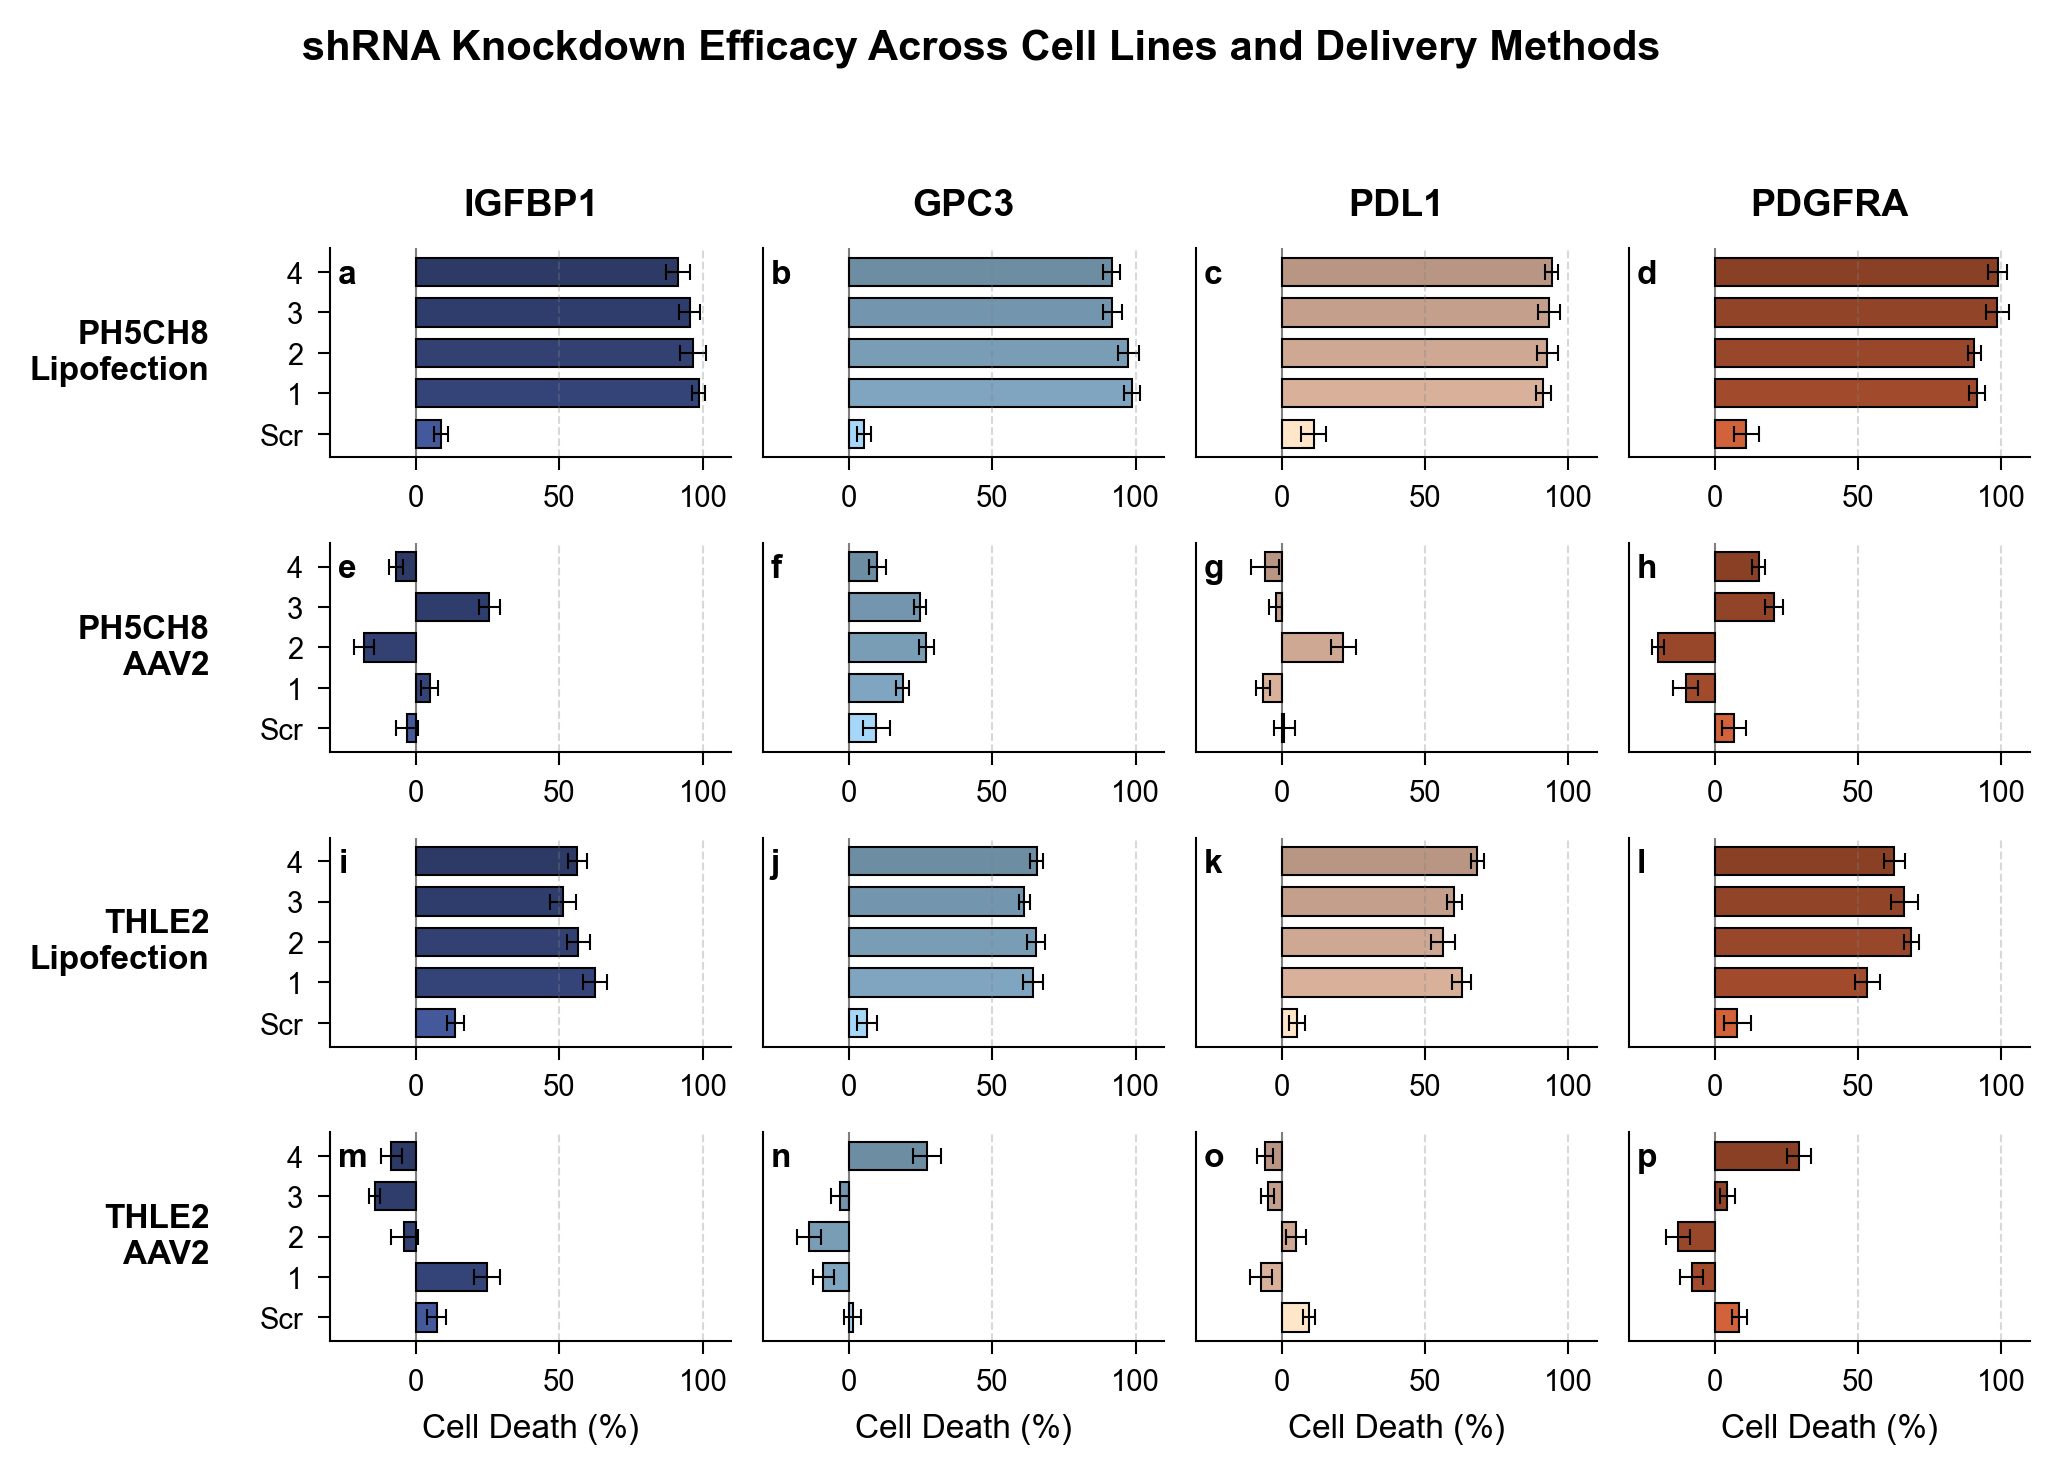

Write Python code to recreate this figure.
#!/usr/bin/env python3
"""
Nature-style horizontal bar plot with transparent background.
Cell lines in rows, genes in columns, clean minimal style.
"""

import pandas as pd
import numpy as np
import matplotlib.pyplot as plt
import matplotlib as mpl
from matplotlib import rcParams
import warnings
warnings.filterwarnings('ignore')

# Try to import cmcrameri for vikO palette
try:
    import cmcrameri.cm as cmc
    HAS_CMCRAMERI = True
except ImportError:
    HAS_CMCRAMERI = False

# Set Nature journal parameters
mpl.rcParams.update({
    "figure.facecolor": "none",  # Transparent background
    "savefig.facecolor": "none",  # Transparent background
    "axes.facecolor": "none",     # Transparent axes
    "font.family": "Arial",
    "font.size": 7,
    "axes.labelsize": 8,
    "axes.titlesize": 9,
    "xtick.labelsize": 7,
    "ytick.labelsize": 7,
    "legend.fontsize": 6,
    "pdf.fonttype": 42,
    "ps.fonttype": 42,
    "svg.fonttype": "none",
})

def minimal_box(ax):
    """Apply minimal Nature styling - only bottom and left spines."""
    ax.set_facecolor("none")  # Transparent background
    # Only show bottom and left spines
    ax.spines['top'].set_visible(False)
    ax.spines['right'].set_visible(False)
    ax.spines['bottom'].set_visible(True)
    ax.spines['left'].set_visible(True)
    ax.spines['bottom'].set_linewidth(0.5)
    ax.spines['left'].set_linewidth(0.5)
    ax.spines['bottom'].set_color("black")
    ax.spines['left'].set_color("black")
    # Ticks only on bottom and left, facing outward
    ax.tick_params(direction="out", length=3, width=0.5, colors="black",
                   top=False, right=False, bottom=True, left=True)
    ax.grid(False)

def get_viko_colors():
    """Get vikO palette colors for each gene."""
    if HAS_CMCRAMERI:
        cmap = cmc.vikO
        colors = {
            'IGFBP1': cmap(0.15),
            'GPC3': cmap(0.35),
            'PDL1': cmap(0.55),
            'PDGFRA': cmap(0.75)
        }
    else:
        # vikO-inspired colors
        colors = {
            'IGFBP1': '#6B0E71',  # Deep purple
            'GPC3': '#2E7BB6',    # Blue
            'PDL1': '#5AAE61',    # Green-teal
            'PDGFRA': '#FC9C54'   # Orange
        }
    return colors

def create_gene_shades(base_color, n_shades):
    """Create shaded variants of a base color."""
    base_rgb = mpl.colors.to_rgb(base_color)
    shades = []
    
    # Scrambled control - lighter
    shades.append(tuple([min(1, c * 1.3) for c in base_rgb]))
    
    # Variants - progressively darker
    for i in range(n_shades - 1):
        factor = 1.0 - (0.15 * i / max(n_shades - 2, 1))
        shades.append(tuple([c * factor for c in base_rgb]))
    
    return shades

def create_horizontal_plots():
    """Create horizontal bar plots with cell lines in rows, genes in columns."""
    
    # Data structure
    genes = ['IGFBP1', 'GPC3', 'PDL1', 'PDGFRA']
    cell_lines = ['PH5CH8', 'THLE2']
    methods = ['Lipofection', 'AAV2']
    variants = ['Scram', '1', '2', '3', '4']
    
    # Get colors
    gene_colors = get_viko_colors()
    
    # Create figure: 4 rows (2 cell lines × 2 methods), 4 columns (genes)
    # Nature double column width
    fig_width = 183 / 25.4  # mm to inches
    fig_height = 120 / 25.4  # Appropriate height for 4 rows
    
    fig, axes = plt.subplots(4, 4, figsize=(fig_width, fig_height))
    fig.patch.set_alpha(0)  # Transparent figure
    
    # Panel letters
    panel_letters = 'abcdefghijklmnop'
    panel_idx = 0
    
    # Sample data with realistic values from your experiment
    np.random.seed(42)
    
    # Create plots
    for row_idx, (cell_line, method) in enumerate([
        ('PH5CH8', 'Lipofection'),
        ('PH5CH8', 'AAV2'),
        ('THLE2', 'Lipofection'),
        ('THLE2', 'AAV2')
    ]):
        for col_idx, gene in enumerate(genes):
            ax = axes[row_idx, col_idx]
            
            # Get color shades for this gene
            shades = create_gene_shades(gene_colors[gene], len(variants))
            
            # Generate realistic data
            cell_death_values = []
            for var_idx, variant in enumerate(variants):
                if method == 'Lipofection':
                    if variant == 'Scram':
                        value = np.random.uniform(5, 15)
                    else:
                        # High efficacy for lipofection
                        if cell_line == 'PH5CH8':
                            value = np.random.uniform(90, 99)
                        else:  # THLE2
                            value = np.random.uniform(50, 70)
                else:  # AAV2
                    if variant == 'Scram':
                        value = np.random.uniform(-5, 10)
                    else:
                        # Poor efficacy for AAV2
                        value = np.random.uniform(-20, 30)
                
                cell_death_values.append(value)
            
            # Create horizontal bars
            y_positions = np.arange(len(variants))
            bars = ax.barh(y_positions, cell_death_values,
                          color=shades,
                          edgecolor='black',
                          linewidth=0.5,
                          height=0.7)
            
            # Add error bars
            errors = np.random.uniform(2, 5, len(variants))
            ax.errorbar(cell_death_values, y_positions,
                       xerr=errors,
                       fmt='none',
                       ecolor='black',
                       elinewidth=0.5,
                       capsize=2,
                       capthick=0.5)
            
            # Styling
            ax.set_xlim(-30, 110)
            ax.axvline(x=0, color='black', linewidth=0.5, alpha=0.5)
            ax.axvline(x=50, color='gray', linewidth=0.5, linestyle='--', alpha=0.3)
            ax.axvline(x=100, color='gray', linewidth=0.5, linestyle='--', alpha=0.3)
            
            # Y-axis labels (gene variants)
            if col_idx == 0:
                ax.set_yticks(y_positions)
                ax.set_yticklabels([v if v != 'Scram' else 'Scr' for v in variants])
            else:
                ax.set_yticks([])
            
            # X-axis label
            if row_idx == 3:  # Bottom row
                ax.set_xlabel('Cell Death (%)', fontsize=8)
            
            # Title for top row
            if row_idx == 0:
                ax.set_title(gene, fontsize=9, fontweight='bold', pad=8)
            
            # Add row labels on the left
            if col_idx == 0:
                ax.text(-0.3, 0.5, f'{cell_line}\n{method}',
                       transform=ax.transAxes,
                       fontsize=8,
                       fontweight='bold',
                       verticalalignment='center',
                       horizontalalignment='right')
            
            # Panel letter
            ax.text(0.02, 0.95, panel_letters[panel_idx],
                   transform=ax.transAxes,
                   fontsize=8,
                   fontweight='bold',
                   verticalalignment='top')
            panel_idx += 1
            
            # Apply minimal box style
            minimal_box(ax)
    
    # Overall title
    fig.suptitle('shRNA Knockdown Efficacy Across Cell Lines and Delivery Methods',
                fontsize=10, fontweight='bold', y=1.02)
    
    # Adjust layout
    plt.tight_layout(rect=[0.05, 0, 1, 0.98])
    
    # Save with transparent background
    for fmt in ['pdf', 'svg', 'png']:
        filename = f"nature_horizontal_transparent.{fmt}"
        fig.savefig(filename,
                   bbox_inches='tight',
                   dpi=300,
                   transparent=True,  # Transparent background
                   facecolor='none',
                   edgecolor='none')
        print(f"Saved: {filename}")
    
    return fig

def create_with_actual_data():
    """Create plot with actual experimental data if available."""
    
    try:
        # Load actual data
        df = pd.read_csv('comprehensive_knockdown_summary.csv')
        
        genes = ['IGFBP1', 'GPC3', 'PDL1', 'PDGFRA']
        cell_lines = ['PH5CH8', 'THLE2']
        methods = ['Lipo', 'AAV2']
        
        gene_colors = get_viko_colors()
        
        # Create figure
        fig_width = 183 / 25.4
        fig_height = 120 / 25.4
        fig, axes = plt.subplots(4, 4, figsize=(fig_width, fig_height))
        fig.patch.set_alpha(0)
        
        panel_letters = 'abcdefghijklmnop'
        panel_idx = 0
        
        # Create plots for each combination
        row_combinations = [
            ('PH5CH8', 'Lipo'),
            ('PH5CH8', 'AAV2'),
            ('THLE2', 'Lipo'),
            ('THLE2', 'AAV2')
        ]
        
        for row_idx, (cell_line, method) in enumerate(row_combinations):
            for col_idx, gene_base in enumerate(genes):
                ax = axes[row_idx, col_idx]
                
                # Filter data
                gene_data = df[
                    (df['cell_line'] == cell_line) &
                    (df['method'] == method) &
                    ((df['gene_base'] == gene_base) | 
                     (df['gene_formatted'].str.contains(f"{gene_base} Scram")))
                ].sort_values('gene_formatted')
                
                if not gene_data.empty:
                    # Get shades
                    n_variants = len(gene_data)
                    shades = create_gene_shades(gene_colors[gene_base], n_variants)
                    
                    # Extract values
                    y_positions = np.arange(len(gene_data))
                    cell_death_values = gene_data['cell_death_mean'].values
                    errors = gene_data['cell_death_sem'].values
                    
                    # Create horizontal bars
                    bars = ax.barh(y_positions, cell_death_values,
                                  color=shades,
                                  edgecolor='black',
                                  linewidth=0.5,
                                  height=0.7)
                    
                    # Error bars
                    ax.errorbar(cell_death_values, y_positions,
                               xerr=errors,
                               fmt='none',
                               ecolor='black',
                               elinewidth=0.5,
                               capsize=2)
                    
                    # Labels
                    if col_idx == 0:
                        labels = []
                        for _, row in gene_data.iterrows():
                            if 'Scram' in row['gene_formatted']:
                                labels.append('Scr')
                            else:
                                labels.append(row['gene_formatted'].split('.')[-1])
                        ax.set_yticks(y_positions)
                        ax.set_yticklabels(labels, fontsize=7)
                    else:
                        ax.set_yticks([])
                
                # Styling
                ax.set_xlim(-30, 110)
                ax.axvline(x=0, color='black', linewidth=0.5, alpha=0.5)
                ax.axvline(x=50, color='gray', linewidth=0.5, linestyle='--', alpha=0.3)
                
                if row_idx == 3:
                    ax.set_xlabel('Cell Death (%)', fontsize=8)
                
                if row_idx == 0:
                    ax.set_title(gene_base, fontsize=9, fontweight='bold')
                
                if col_idx == 0:
                    ax.text(-0.3, 0.5, f'{cell_line}\n{method}',
                           transform=ax.transAxes,
                           fontsize=8,
                           fontweight='bold',
                           va='center',
                           ha='right')
                
                ax.text(0.02, 0.95, panel_letters[panel_idx],
                       transform=ax.transAxes,
                       fontsize=8,
                       fontweight='bold')
                panel_idx += 1
                
                minimal_box(ax)
        
        fig.suptitle('shRNA Knockdown Efficacy Across Cell Lines and Delivery Methods',
                    fontsize=10, fontweight='bold', y=1.02)
        
        plt.tight_layout(rect=[0.05, 0, 1, 0.98])
        
        for fmt in ['pdf', 'svg', 'png']:
            filename = f"nature_horizontal_actual_transparent.{fmt}"
            fig.savefig(filename,
                       bbox_inches='tight',
                       dpi=300,
                       transparent=True,
                       facecolor='none')
            print(f"Saved: {filename}")
        
        return fig
        
    except FileNotFoundError:
        print("Actual data not found, using simulated data")
        return create_horizontal_plots()

if __name__ == "__main__":
    print("=" * 60)
    print("Creating Nature-style horizontal bar plots")
    print("TRANSPARENT BACKGROUND - Cell lines × Genes matrix")
    print("=" * 60)
    
    # Create with simulated data
    fig1 = create_horizontal_plots()
    
    # Try with actual data
    fig2 = create_with_actual_data()
    
    print("\n✅ Figures created with:")
    print("   - TRANSPARENT background")
    print("   - Horizontal bars (genes on y-axis, cell death % on x-axis)")
    print("   - Ticks only on x and y axes (facing outward)")
    print("   - Cell lines in rows, genes in columns")
    print("   - Clean minimal Nature style")
    print("=" * 60)